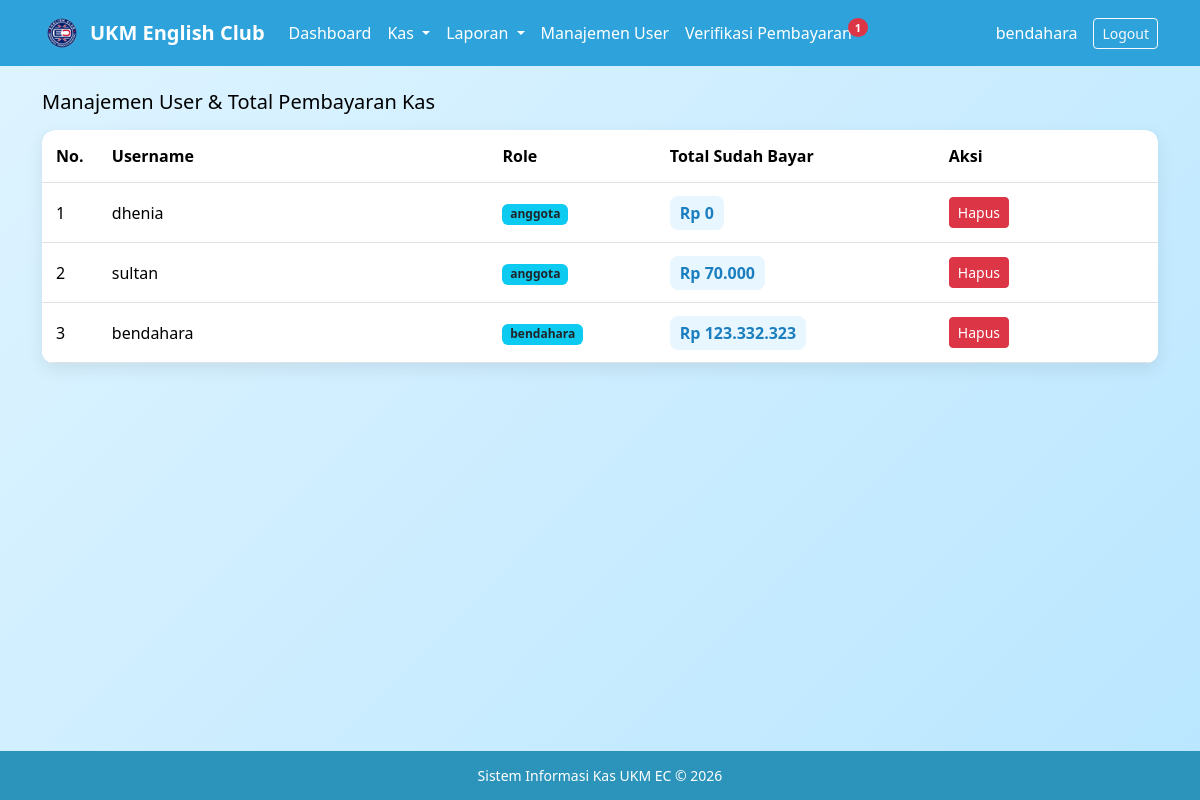
/dashboard_user.php (signed in), run on the app's committed database.
### tables this page shows
CREATE TABLE IF NOT EXISTS `users` (
  `id_user` int(11) NOT NULL AUTO_INCREMENT,
  `nama` varchar(100) DEFAULT NULL,
  `username` varchar(50) DEFAULT NULL,
  `password` varchar(100) DEFAULT NULL,
  `role` enum('bendahara','anggota') DEFAULT NULL,
  PRIMARY KEY (`id_user`)
);

### dashboard_user.php (the view, shortened to what this page needs)
<?php
include 'config/koneksi.php';
$users = mysqli_query($conn,"
    SELECT
        u.id_user,
        u.username,
        u.role,
        IFNULL(SUM(k.jumlah),0) AS total_bayar
    FROM users u
    LEFT JOIN kas_masuk k ON u.id_user = k.id_user
    GROUP BY u.id_user
    ORDER BY u.role DESC, u.username ASC
");
?>
<!DOCTYPE html>
<html lang="id">
<head>
<link href="https://cdn.jsdelivr.net/npm/bootstrap@5.3.2/dist/css/bootstrap.min.css" rel="stylesheet">
<link rel="stylesheet" href="assets/style.css">
</head>
<body>
<?php include 'navbar_bendahara.php'; ?>
<div class="container mt-4">
    <h5 class="text-black mb-3">Manajemen User & Total Pembayaran Kas</h5>
    <div class="card card-table">
        <div class="card-body p-0">
            <table class="table mb-0">
                <thead>
                    <tr>
                        <th width="5%">No.</th>
                        <th>Username</th>
                        <th width="15%">Role</th>
                        <th width="25%">Total Sudah Bayar</th>
                        <th width="20%">Aksi</th>
                    </tr>
                </thead>
                <tbody>
                <?php $no=1; while($u = mysqli_fetch_assoc($users)){ ?>
                    <tr>
                        <td><?= $no++ ?></td>
                        <td><?= $u['username'] ?></td>
                        <td>
                            <span class="badge bg-info text-dark">
                                <?= $u['role'] ?>
                            </span>
                        </td>
                        <td>
                            <span class="badge-rp">
                                Rp <?= number_format($u['total_bayar'],0,',','.') ?>
                            </span>
                        </td>
                        <td class="aksi-btn">
                            <a href="hapus_user.php?id=<?= $u['id_user'] ?>"
                               class="btn btn-danger btn-sm"
                               onclick="return confirm('Hapus user ini?')">
                               Hapus
                            </a>
                        </td>
                    </tr>
                <?php } ?>
                </tbody>
            </table>
        </div>
    </div>
</div>
<?php include 'footer.php'; ?>
</body>
</html>

### assets/style.css (style rules this page uses)
body { background: linear-gradient(135deg,#dff4ff,#b9e6ff); font-family: 'Segoe UI', Tahoma, Geneva, Verdana, sans-serif; }
.card-table { border: none; border-radius: 12px; overflow: hidden; box-shadow: 0 6px 18px rgba(0,0,0,0.08); }
.table thead { background: #2ea3db; color: white; font-weight: 600; }
.table td, .table th { vertical-align: middle; padding: 14px; }
.badge-rp { background-color: #e8f6ff; color: #1b7fbf; padding: 6px 10px; border-radius: 8px; font-weight: 600; }
.aksi-btn .btn { margin-right: 6px; }
html, body { height:100%; }
body { display:flex; flex-direction:column; }
.container { flex:1; }

### data on the page
users: username "dhenia", role "anggota", total_bayar "0"
users: username "sultan", role "anggota", total_bayar "70.000"
users: username "bendahara", role "bendahara", total_bayar "123.332.323"

### other printed values
$notif "1"
$_SESSION['username'] "bendahara"
